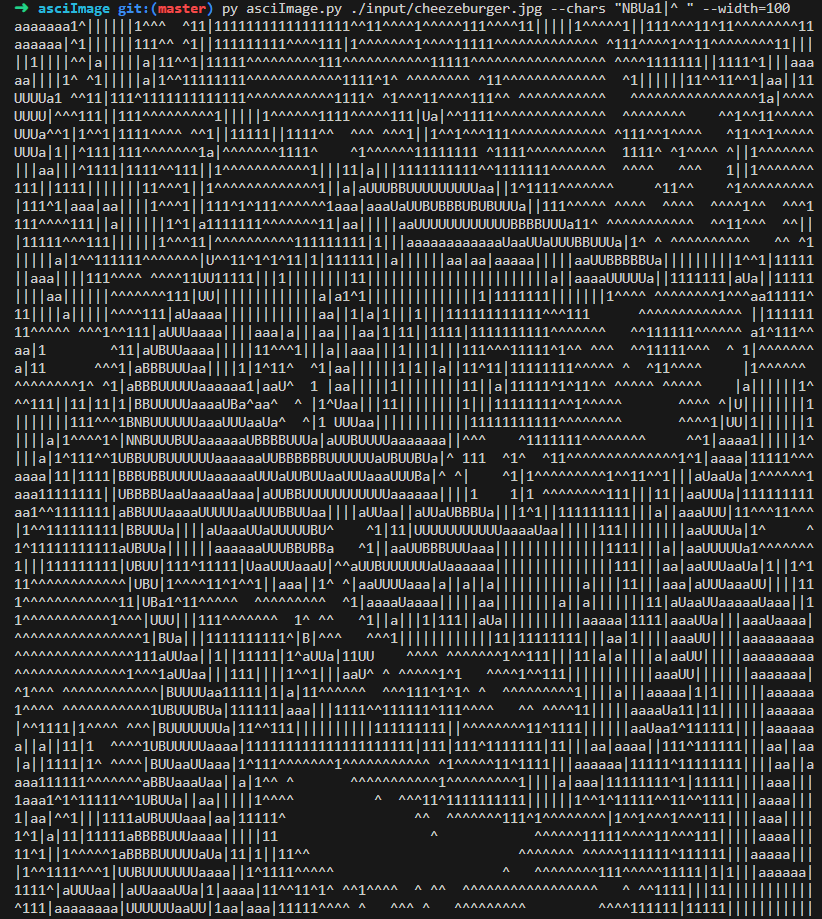
#> input picture cheezeASCII.png, 822 x 919 px
$ python ascii_animation.py cheezeASCII.png
#> lines starting #> are read from the running program, lines starting #| are printed output that depends on the picture
### ascii_order.py
import argparse
from PIL import Image, ImageDraw, ImageFont
import numpy as np

#orders input characters by brightness

def get_char_brightness(char, size=32):
    # Create image with white background
    img = Image.new('L', (size, size), 255)
    draw = ImageDraw.Draw(img)

    # Load a monospace font
    try:
        font = ImageFont.truetype("consolas", size)
    except:
        font = ImageFont.load_default()

    # Draw character in black
    draw.text((0, 0), char, font=font, fill=0)

    # Calculate average brightness (0 is black, 255 is white)
    brightness = np.array(img).mean()
    return brightness

def sort_by_brightness(chars):
    # Create list of (char, brightness) tuples
    char_brightness = [(char, get_char_brightness(char)) for char in chars]
    # Sort by brightness (darkest to lightest)
    sorted_chars = sorted(char_brightness, key=lambda x: x[1])
    # Return just the characters
    return ''.join(char for char, _ in sorted_chars)

# [9 lines that do not run on import are left out]

### extract_frames.py
import argparse
from PIL import Image

def extract_frames(gif_path):
    try:
        with Image.open(gif_path) as im:
            # Check if image is animated GIF
            if not getattr(im, "is_animated", False):
                return None

            frames = []
            try:
                while True:
                    frames.append(im.copy())
                    im.seek(im.tell() + 1)
            except EOFError:
                pass

            return frames

    except Exception as e:
        print(f"Error processing file: {e}")
        return None

# [8 lines that do not run on import are left out]

### ascii.py
import argparse
from PIL import Image

# Default ASCII characters from darkest to lightest
DEFAULT_ASCII_CHARS = ".:-=+*#%@"

def resize_image(image, new_width=100):
    width, height = image.size
    ratio = height / width
    # Adjust for terminal character aspect ratio (approximately 2:1)
    new_height = int(new_width * ratio * 0.5)  # multiply by 0.5 to compensate for terminal chars
    resized_image = image.resize((new_width, new_height))
    return resized_image

def grayify(image):
    grayscale_image = image.convert("L")
    return grayscale_image

def apply_dithering(image):
    return image.convert('1', dither=Image.FLOYDSTEINBERG)

def pixels_to_ascii(image, ascii_chars=DEFAULT_ASCII_CHARS):
    pixels = image.getdata()
    ascii_str = ""
    # Adjust division factor for the new range of characters
    interval = 256 / len(ascii_chars)
    for pixel in pixels:
        ascii_str += ascii_chars[int(pixel / interval)]
    return ascii_str

def image_to_ascii(image, new_width=100, dither=False, ascii_chars=DEFAULT_ASCII_CHARS):
    if isinstance(image, str):
        try:
            image = Image.open(image)
        except Exception as e:
            print(e)
            return

    image = resize_image(image, new_width)

    # Apply dithering before grayscale if requested
    if dither:
        image = apply_dithering(image)
    image = grayify(image)

    ascii_str = pixels_to_ascii(image, ascii_chars)

    img_width = image.width
    ascii_str_len = len(ascii_str)
    ascii_img = ""
    for i in range(0, ascii_str_len, img_width):
        ascii_img += ascii_str[i:i + img_width] + "\n"

    return ascii_img

# [21 lines that do not run on import are left out]

### ascii_animation.py
import os
import time
import argparse
from extract_frames import extract_frames
from ascii import image_to_ascii, DEFAULT_ASCII_CHARS
from ascii_order import sort_by_brightness

def clear_screen():
    os.system('cls' if os.name == 'nt' else 'clear')

def animate_gif(file_path, width=100, frame_delay=0.1, output=None, dither=False, ascii_chars=DEFAULT_ASCII_CHARS):
    # Sort custom ASCII characters if provided and reverse (lightest to darkest)
    sorted_chars = sort_by_brightness(ascii_chars)[::-1]
#> in get_char_brightness, `img = Image.new('L', (size, size), 255)`: img: PIL image 32x32 L; every value is 255
#> in get_char_brightness, `brightness = np.array(img).mean()`: brightness = 251.7
#> in sort_by_brightness, `char_brightness = [(char, get_char_brightness(char)) for char in chars]`: char_brightness = [('.', 251.7), (':', 248.4), ('-', 248.7), ('=', 225.1), ('+', 228.2), ('*', 237.2), ('#', 203.6), ('%', 205.1), ('@', 186.6)]
#> in sort_by_brightness, `sorted_chars = sorted(char_brightness, key=lambda x: x[1])`: sorted_chars = [('@', 186.6), ('#', 203.6), ('%', 205.1), ('=', 225.1), ('+', 228.2), ('*', 237.2), (':', 248.4), ('-', 248.7), ('.', 251.7)]
#> sorted_chars = '.-:*+=%#@'

    # Extract frames if it's a GIF
    frames = extract_frames(file_path)
#> in extract_frames, im is the input picture: PIL image 822x919 RGBA; mean R, G, B, A 48.9, 49.8, 49.2, 255

    # If not a GIF or frames extraction failed, treat as static image
    if frames is None:
        ascii_art = image_to_ascii(file_path, width, dither, sorted_chars)
#> in resize_image, `resized_image = image.resize((new_width, new_height))`:
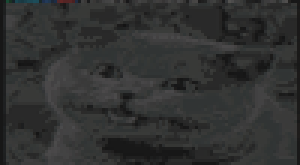
#> resized_image: PIL image 100x55 RGBA (shown 3 times larger); mean R, G, B, A 48.9, 49.8, 49.3, 255
#> the loop in pixels_to_ascii, `for pixel in pixels:` made 5500 passes
#> (pixel, ascii_str) on passes 1 to 3: (23, '.'), (27, '..'), (56, '..-')
#> in image_to_ascii, `ascii_str_len = len(ascii_str)`: ascii_str_len = 5500
        if ascii_art:
            if output:
                try:
                    with open(output, 'w') as f:
                        f.write(ascii_art)
                    print(f"ASCII art saved to {output}")
                except Exception as e:
                    print(f"Error saving to file: {e}")
            else:
                print(ascii_art)
        return

    # Handle animated GIF
    try:
        while True:  # Loop forever
            for frame in frames:
                clear_screen()
                ascii_frame = image_to_ascii(frame, width, dither, sorted_chars)
                print(ascii_frame)
                time.sleep(frame_delay)
    except KeyboardInterrupt:
        clear_screen()
        print("Animation stopped by user")

if __name__ == "__main__":
    parser = argparse.ArgumentParser(description="Convert and display image/GIF as ASCII art.")
    parser.add_argument("file_path", help="Path to the input image/GIF file")
    parser.add_argument("--width", type=int, default=100, help="Width of ASCII output")
    parser.add_argument("--delay", type=float, default=0.1, help="Delay between frames in seconds")
    parser.add_argument("--output", help="Output file for saving ASCII art (optional)")
    parser.add_argument("--dither", action="store_true", help="Apply dithering to the image")
    parser.add_argument("--chars", default=DEFAULT_ASCII_CHARS,
                      help="Custom ASCII characters (will be sorted by brightness)")
    args = parser.parse_args()

    animate_gif(args.file_path, args.width, args.delay, args.output, args.dither, args.chars)
